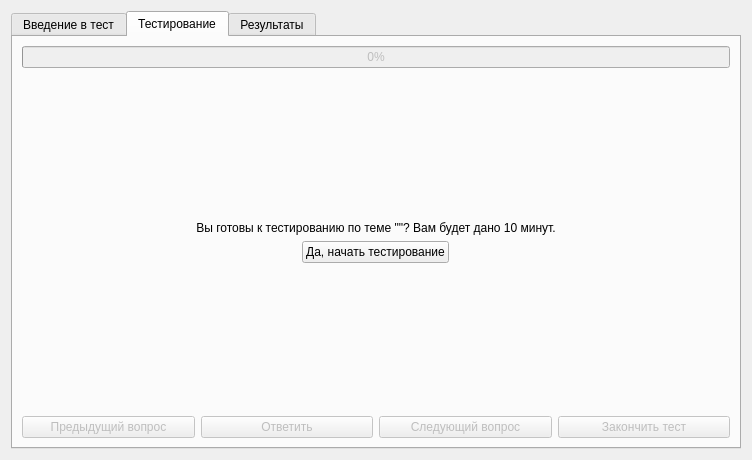
<?xml version="1.0" encoding="UTF-8"?>
<ui version="4.0">
 <class>Test_widget</class>
 <widget class="QWidget" name="Test_widget">
  <property name="geometry">
   <rect>
    <x>0</x>
    <y>0</y>
    <width>752</width>
    <height>460</height>
   </rect>
  </property>
  <property name="sizePolicy">
   <sizepolicy hsizetype="Fixed" vsizetype="Fixed">
    <horstretch>0</horstretch>
    <verstretch>0</verstretch>
   </sizepolicy>
  </property>
  <property name="windowTitle">
   <string>Тестирование</string>
  </property>
  <layout class="QVBoxLayout" name="verticalLayout_13">
   <property name="sizeConstraint">
    <enum>QLayout::SetMaximumSize</enum>
   </property>
   <item>
    <layout class="QHBoxLayout" name="horizontalLayout_8">
     <item>
      <widget class="QTabWidget" name="tabWidget">
       <property name="currentIndex">
        <number>1</number>
       </property>
       <widget class="QWidget" name="info">
        <attribute name="title">
         <string>Введение в тест</string>
        </attribute>
        <layout class="QVBoxLayout" name="verticalLayout_2" stretch="0">
         <property name="sizeConstraint">
          <enum>QLayout::SetNoConstraint</enum>
         </property>
         <item>
          <layout class="QVBoxLayout" name="verticalLayout">
           <item>
            <spacer name="verticalSpacer">
             <property name="orientation">
              <enum>Qt::Vertical</enum>
             </property>
             <property name="sizeHint" stdset="0">
              <size>
               <width>20</width>
               <height>40</height>
              </size>
             </property>
            </spacer>
           </item>
           <item>
            <widget class="QLabel" name="label">
             <property name="text">
              <string>Вам предложено пройти тест, состоящий из  вопросов. Время на прохождение: 10 минут. По окончании тестирования можно просмотреть свой результат в 3-ей вкладке. Вопросы в тесте могут быть четырех видов: выбор одного ответа из четырех, выбор нескольких ответов из четырех, вписать ответ на вопрос, установить соответствие.</string>
             </property>
             <property name="alignment">
              <set>Qt::AlignBottom|Qt::AlignHCenter</set>
             </property>
             <property name="wordWrap">
              <bool>true</bool>
             </property>
            </widget>
           </item>
           <item>
            <layout class="QHBoxLayout" name="horizontalLayout">
             <item>
              <spacer name="horizontalSpacer_11">
               <property name="orientation">
                <enum>Qt::Horizontal</enum>
               </property>
               <property name="sizeHint" stdset="0">
                <size>
                 <width>40</width>
                 <height>20</height>
                </size>
               </property>
              </spacer>
             </item>
             <item>
              <widget class="QPushButton" name="to_test">
               <property name="sizePolicy">
                <sizepolicy hsizetype="Fixed" vsizetype="Fixed">
                 <horstretch>0</horstretch>
                 <verstretch>0</verstretch>
                </sizepolicy>
               </property>
               <property name="text">
                <string>Перейти к тестированию</string>
               </property>
              </widget>
             </item>
             <item>
              <widget class="QPushButton" name="back">
               <property name="sizePolicy">
                <sizepolicy hsizetype="Fixed" vsizetype="Fixed">
                 <horstretch>0</horstretch>
                 <verstretch>0</verstretch>
                </sizepolicy>
               </property>
               <property name="text">
                <string>Назад к списку Паттернов</string>
               </property>
              </widget>
             </item>
             <item>
              <spacer name="horizontalSpacer_12">
               <property name="orientation">
                <enum>Qt::Horizontal</enum>
               </property>
               <property name="sizeHint" stdset="0">
                <size>
                 <width>40</width>
                 <height>20</height>
                </size>
               </property>
              </spacer>
             </item>
            </layout>
           </item>
           <item>
            <spacer name="verticalSpacer_2">
             <property name="orientation">
              <enum>Qt::Vertical</enum>
             </property>
             <property name="sizeHint" stdset="0">
              <size>
               <width>20</width>
               <height>40</height>
              </size>
             </property>
            </spacer>
           </item>
          </layout>
         </item>
        </layout>
       </widget>
       <widget class="QWidget" name="testing">
        <attribute name="title">
         <string>Тестирование</string>
        </attribute>
        <layout class="QVBoxLayout" name="verticalLayout_5">
         <item>
          <widget class="QProgressBar" name="progress_bar">
           <property name="enabled">
            <bool>false</bool>
           </property>
           <property name="value">
            <number>0</number>
           </property>
           <property name="textVisible">
            <bool>true</bool>
           </property>
          </widget>
         </item>
         <item>
          <widget class="QStackedWidget" name="type_answers">
           <property name="currentIndex">
            <number>0</number>
           </property>
           <widget class="QWidget" name="start_test">
            <layout class="QVBoxLayout" name="verticalLayout_8">
             <item>
              <layout class="QVBoxLayout" name="verticalLayout_7">
               <item>
                <spacer name="verticalSpacer_6">
                 <property name="orientation">
                  <enum>Qt::Vertical</enum>
                 </property>
                 <property name="sizeHint" stdset="0">
                  <size>
                   <width>20</width>
                   <height>40</height>
                  </size>
                 </property>
                </spacer>
               </item>
               <item>
                <widget class="QLabel" name="label_2">
                 <property name="text">
                  <string>Вы готовы к тестированию по теме &quot;&quot;? Вам будет дано 10 минут.</string>
                 </property>
                 <property name="alignment">
                  <set>Qt::AlignBottom|Qt::AlignHCenter</set>
                 </property>
                 <property name="wordWrap">
                  <bool>true</bool>
                 </property>
                </widget>
               </item>
               <item>
                <layout class="QHBoxLayout" name="horizontalLayout_4">
                 <item>
                  <widget class="QPushButton" name="start_testing">
                   <property name="sizePolicy">
                    <sizepolicy hsizetype="Fixed" vsizetype="Fixed">
                     <horstretch>0</horstretch>
                     <verstretch>0</verstretch>
                    </sizepolicy>
                   </property>
                   <property name="text">
                    <string>Да, начать тестирование</string>
                   </property>
                  </widget>
                 </item>
                </layout>
               </item>
               <item>
                <spacer name="verticalSpacer_7">
                 <property name="orientation">
                  <enum>Qt::Vertical</enum>
                 </property>
                 <property name="sizeHint" stdset="0">
                  <size>
                   <width>20</width>
                   <height>40</height>
                  </size>
                 </property>
                </spacer>
               </item>
              </layout>
             </item>
            </layout>
           </widget>
           <widget class="QWidget" name="one_of_four">
            <layout class="QVBoxLayout" name="verticalLayout_6" stretch="0,0,0,0,0,0">
             <item>
              <spacer name="verticalSpacer_5">
               <property name="orientation">
                <enum>Qt::Vertical</enum>
               </property>
               <property name="sizeHint" stdset="0">
                <size>
                 <width>20</width>
                 <height>40</height>
                </size>
               </property>
              </spacer>
             </item>
             <item>
              <widget class="QLabel" name="question">
               <property name="text">
                <string>Содержание вопроса</string>
               </property>
               <property name="alignment">
                <set>Qt::AlignCenter</set>
               </property>
               <property name="wordWrap">
                <bool>true</bool>
               </property>
              </widget>
             </item>
             <item>
              <widget class="Line" name="line">
               <property name="orientation">
                <enum>Qt::Horizontal</enum>
               </property>
              </widget>
             </item>
             <item>
              <spacer name="verticalSpacer_4">
               <property name="orientation">
                <enum>Qt::Vertical</enum>
               </property>
               <property name="sizeHint" stdset="0">
                <size>
                 <width>20</width>
                 <height>40</height>
                </size>
               </property>
              </spacer>
             </item>
             <item>
              <layout class="QHBoxLayout" name="horizontalLayout_3">
               <item>
                <spacer name="horizontalSpacer">
                 <property name="orientation">
                  <enum>Qt::Horizontal</enum>
                 </property>
                 <property name="sizeHint" stdset="0">
                  <size>
                   <width>40</width>
                   <height>20</height>
                  </size>
                 </property>
                </spacer>
               </item>
               <item>
                <layout class="QGridLayout" name="gridLayout">
                 <item row="0" column="1">
                  <widget class="QRadioButton" name="answer3">
                   <property name="text">
                    <string>Ответ3</string>
                   </property>
                   <property name="autoExclusive">
                    <bool>false</bool>
                   </property>
                  </widget>
                 </item>
                 <item row="0" column="0">
                  <widget class="QRadioButton" name="answer1">
                   <property name="text">
                    <string>Ответ1</string>
                   </property>
                   <property name="autoExclusive">
                    <bool>false</bool>
                   </property>
                  </widget>
                 </item>
                 <item row="1" column="0">
                  <widget class="QRadioButton" name="answer2">
                   <property name="text">
                    <string>Ответ2</string>
                   </property>
                   <property name="autoExclusive">
                    <bool>false</bool>
                   </property>
                  </widget>
                 </item>
                 <item row="1" column="1">
                  <widget class="QRadioButton" name="answer4">
                   <property name="text">
                    <string>Ответ4</string>
                   </property>
                   <property name="autoExclusive">
                    <bool>false</bool>
                   </property>
                  </widget>
                 </item>
                </layout>
               </item>
               <item>
                <spacer name="horizontalSpacer_2">
                 <property name="orientation">
                  <enum>Qt::Horizontal</enum>
                 </property>
                 <property name="sizeHint" stdset="0">
                  <size>
                   <width>40</width>
                   <height>20</height>
                  </size>
                 </property>
                </spacer>
               </item>
              </layout>
             </item>
             <item>
              <spacer name="verticalSpacer_3">
               <property name="orientation">
                <enum>Qt::Vertical</enum>
               </property>
               <property name="sizeHint" stdset="0">
                <size>
                 <width>20</width>
                 <height>40</height>
                </size>
               </property>
              </spacer>
             </item>
            </layout>
           </widget>
           <widget class="QWidget" name="some_of_four">
            <layout class="QVBoxLayout" name="verticalLayout_9">
             <item>
              <spacer name="verticalSpacer_10">
               <property name="orientation">
                <enum>Qt::Vertical</enum>
               </property>
               <property name="sizeHint" stdset="0">
                <size>
                 <width>20</width>
                 <height>40</height>
                </size>
               </property>
              </spacer>
             </item>
             <item>
              <widget class="QLabel" name="question_2">
               <property name="text">
                <string>Содержание вопроса</string>
               </property>
               <property name="alignment">
                <set>Qt::AlignCenter</set>
               </property>
               <property name="wordWrap">
                <bool>true</bool>
               </property>
              </widget>
             </item>
             <item>
              <widget class="Line" name="line_2">
               <property name="orientation">
                <enum>Qt::Horizontal</enum>
               </property>
              </widget>
             </item>
             <item>
              <spacer name="verticalSpacer_9">
               <property name="orientation">
                <enum>Qt::Vertical</enum>
               </property>
               <property name="sizeHint" stdset="0">
                <size>
                 <width>20</width>
                 <height>40</height>
                </size>
               </property>
              </spacer>
             </item>
             <item>
              <layout class="QHBoxLayout" name="horizontalLayout_5">
               <item>
                <spacer name="horizontalSpacer_4">
                 <property name="orientation">
                  <enum>Qt::Horizontal</enum>
                 </property>
                 <property name="sizeHint" stdset="0">
                  <size>
                   <width>40</width>
                   <height>20</height>
                  </size>
                 </property>
                </spacer>
               </item>
               <item>
                <layout class="QGridLayout" name="gridLayout_4">
                 <item row="0" column="0">
                  <widget class="QCheckBox" name="answer1_2">
                   <property name="text">
                    <string>Ответ1</string>
                   </property>
                  </widget>
                 </item>
                 <item row="0" column="1">
                  <widget class="QCheckBox" name="answer3_2">
                   <property name="text">
                    <string>Ответ3</string>
                   </property>
                  </widget>
                 </item>
                 <item row="1" column="0">
                  <widget class="QCheckBox" name="answer2_2">
                   <property name="text">
                    <string>Ответ2</string>
                   </property>
                  </widget>
                 </item>
                 <item row="1" column="1">
                  <widget class="QCheckBox" name="answer4_2">
                   <property name="text">
                    <string>Ответ4</string>
                   </property>
                  </widget>
                 </item>
                </layout>
               </item>
               <item>
                <spacer name="horizontalSpacer_3">
                 <property name="orientation">
                  <enum>Qt::Horizontal</enum>
                 </property>
                 <property name="sizeHint" stdset="0">
                  <size>
                   <width>40</width>
                   <height>20</height>
                  </size>
                 </property>
                </spacer>
               </item>
              </layout>
             </item>
             <item>
              <spacer name="verticalSpacer_8">
               <property name="orientation">
                <enum>Qt::Vertical</enum>
               </property>
               <property name="sizeHint" stdset="0">
                <size>
                 <width>20</width>
                 <height>40</height>
                </size>
               </property>
              </spacer>
             </item>
            </layout>
           </widget>
           <widget class="QWidget" name="write_answer">
            <layout class="QVBoxLayout" name="verticalLayout_10">
             <item>
              <spacer name="verticalSpacer_13">
               <property name="orientation">
                <enum>Qt::Vertical</enum>
               </property>
               <property name="sizeHint" stdset="0">
                <size>
                 <width>20</width>
                 <height>40</height>
                </size>
               </property>
              </spacer>
             </item>
             <item>
              <widget class="QLabel" name="question_3">
               <property name="text">
                <string>Содержание вопроса</string>
               </property>
               <property name="alignment">
                <set>Qt::AlignCenter</set>
               </property>
               <property name="wordWrap">
                <bool>true</bool>
               </property>
              </widget>
             </item>
             <item>
              <widget class="Line" name="line_3">
               <property name="orientation">
                <enum>Qt::Horizontal</enum>
               </property>
              </widget>
             </item>
             <item>
              <spacer name="verticalSpacer_12">
               <property name="orientation">
                <enum>Qt::Vertical</enum>
               </property>
               <property name="sizeHint" stdset="0">
                <size>
                 <width>20</width>
                 <height>40</height>
                </size>
               </property>
              </spacer>
             </item>
             <item>
              <layout class="QHBoxLayout" name="horizontalLayout_6">
               <item>
                <spacer name="horizontalSpacer_5">
                 <property name="orientation">
                  <enum>Qt::Horizontal</enum>
                 </property>
                 <property name="sizeHint" stdset="0">
                  <size>
                   <width>40</width>
                   <height>20</height>
                  </size>
                 </property>
                </spacer>
               </item>
               <item>
                <widget class="QLineEdit" name="answer">
                 <property name="toolTip">
                  <string>&lt;html&gt;&lt;head/&gt;&lt;body&gt;&lt;p&gt;Введите ответ на вопрос&lt;/p&gt;&lt;/body&gt;&lt;/html&gt;</string>
                 </property>
                 <property name="whatsThis">
                  <string>&lt;html&gt;&lt;head/&gt;&lt;body&gt;&lt;p&gt;кауыа&lt;/p&gt;&lt;/body&gt;&lt;/html&gt;</string>
                 </property>
                </widget>
               </item>
               <item>
                <spacer name="horizontalSpacer_6">
                 <property name="orientation">
                  <enum>Qt::Horizontal</enum>
                 </property>
                 <property name="sizeHint" stdset="0">
                  <size>
                   <width>40</width>
                   <height>20</height>
                  </size>
                 </property>
                </spacer>
               </item>
              </layout>
             </item>
             <item>
              <spacer name="verticalSpacer_11">
               <property name="orientation">
                <enum>Qt::Vertical</enum>
               </property>
               <property name="sizeHint" stdset="0">
                <size>
                 <width>20</width>
                 <height>40</height>
                </size>
               </property>
              </spacer>
             </item>
            </layout>
           </widget>
           <widget class="QWidget" name="installation_of_correspondence">
            <layout class="QVBoxLayout" name="verticalLayout_11">
             <item>
              <spacer name="verticalSpacer_16">
               <property name="orientation">
                <enum>Qt::Vertical</enum>
               </property>
               <property name="sizeHint" stdset="0">
                <size>
                 <width>20</width>
                 <height>40</height>
                </size>
               </property>
              </spacer>
             </item>
             <item>
              <widget class="QLabel" name="question_4">
               <property name="text">
                <string>Содержание вопроса</string>
               </property>
               <property name="alignment">
                <set>Qt::AlignCenter</set>
               </property>
               <property name="wordWrap">
                <bool>true</bool>
               </property>
              </widget>
             </item>
             <item>
              <widget class="Line" name="line_4">
               <property name="orientation">
                <enum>Qt::Horizontal</enum>
               </property>
              </widget>
             </item>
             <item>
              <spacer name="verticalSpacer_15">
               <property name="orientation">
                <enum>Qt::Vertical</enum>
               </property>
               <property name="sizeHint" stdset="0">
                <size>
                 <width>20</width>
                 <height>40</height>
                </size>
               </property>
              </spacer>
             </item>
             <item>
              <layout class="QHBoxLayout" name="horizontalLayout_7">
               <item>
                <spacer name="horizontalSpacer_7">
                 <property name="orientation">
                  <enum>Qt::Horizontal</enum>
                 </property>
                 <property name="sizeHint" stdset="0">
                  <size>
                   <width>40</width>
                   <height>20</height>
                  </size>
                 </property>
                </spacer>
               </item>
               <item>
                <layout class="QGridLayout" name="gridLayout_5">
                 <item row="1" column="1">
                  <widget class="QComboBox" name="combo2"/>
                 </item>
                 <item row="0" column="0">
                  <widget class="QLabel" name="text1">
                   <property name="text">
                    <string>Соотнес.1</string>
                   </property>
                  </widget>
                 </item>
                 <item row="2" column="1">
                  <widget class="QComboBox" name="combo3"/>
                 </item>
                 <item row="1" column="0">
                  <widget class="QLabel" name="text2">
                   <property name="text">
                    <string>Соотнес. 2</string>
                   </property>
                  </widget>
                 </item>
                 <item row="2" column="0">
                  <widget class="QLabel" name="text3">
                   <property name="text">
                    <string>Соотнес. 3</string>
                   </property>
                  </widget>
                 </item>
                 <item row="0" column="1">
                  <widget class="QComboBox" name="combo1"/>
                 </item>
                 <item row="3" column="0">
                  <widget class="QLabel" name="text4">
                   <property name="text">
                    <string>Соотнес. 4</string>
                   </property>
                  </widget>
                 </item>
                 <item row="3" column="1">
                  <widget class="QComboBox" name="combo4"/>
                 </item>
                </layout>
               </item>
               <item>
                <spacer name="horizontalSpacer_8">
                 <property name="orientation">
                  <enum>Qt::Horizontal</enum>
                 </property>
                 <property name="sizeHint" stdset="0">
                  <size>
                   <width>40</width>
                   <height>20</height>
                  </size>
                 </property>
                </spacer>
               </item>
              </layout>
             </item>
             <item>
              <spacer name="verticalSpacer_14">
               <property name="orientation">
                <enum>Qt::Vertical</enum>
               </property>
               <property name="sizeHint" stdset="0">
                <size>
                 <width>20</width>
                 <height>40</height>
                </size>
               </property>
              </spacer>
             </item>
            </layout>
           </widget>
          </widget>
         </item>
         <item>
          <layout class="QGridLayout" name="gridLayout_2">
           <item row="0" column="0">
            <widget class="QPushButton" name="prev_button">
             <property name="enabled">
              <bool>false</bool>
             </property>
             <property name="sizePolicy">
              <sizepolicy hsizetype="Minimum" vsizetype="Fixed">
               <horstretch>0</horstretch>
               <verstretch>0</verstretch>
              </sizepolicy>
             </property>
             <property name="text">
              <string>Предыдущий вопрос</string>
             </property>
            </widget>
           </item>
           <item row="0" column="1">
            <widget class="QPushButton" name="check_button">
             <property name="enabled">
              <bool>false</bool>
             </property>
             <property name="text">
              <string>Ответить</string>
             </property>
            </widget>
           </item>
           <item row="0" column="2">
            <widget class="QPushButton" name="next_button">
             <property name="enabled">
              <bool>false</bool>
             </property>
             <property name="text">
              <string>Следующий вопрос</string>
             </property>
            </widget>
           </item>
           <item row="0" column="3">
            <widget class="QPushButton" name="done">
             <property name="enabled">
              <bool>false</bool>
             </property>
             <property name="text">
              <string>Закончить тест</string>
             </property>
            </widget>
           </item>
          </layout>
         </item>
        </layout>
       </widget>
       <widget class="QWidget" name="result">
        <attribute name="title">
         <string>Результаты</string>
        </attribute>
        <layout class="QVBoxLayout" name="verticalLayout_3">
         <item>
          <widget class="QStackedWidget" name="result_stacked_widget">
           <property name="currentIndex">
            <number>0</number>
           </property>
           <widget class="QWidget" name="to_show_2">
            <layout class="QHBoxLayout" name="horizontalLayout_2">
             <item>
              <spacer name="horizontalSpacer_9">
               <property name="orientation">
                <enum>Qt::Horizontal</enum>
               </property>
               <property name="sizeHint" stdset="0">
                <size>
                 <width>40</width>
                 <height>20</height>
                </size>
               </property>
              </spacer>
             </item>
             <item>
              <widget class="QPushButton" name="to_show">
               <property name="text">
                <string>Просмотр результатов</string>
               </property>
              </widget>
             </item>
             <item>
              <widget class="QPushButton" name="back2">
               <property name="text">
                <string>Назад к списку Паттернов</string>
               </property>
              </widget>
             </item>
             <item>
              <spacer name="horizontalSpacer_10">
               <property name="orientation">
                <enum>Qt::Horizontal</enum>
               </property>
               <property name="sizeHint" stdset="0">
                <size>
                 <width>40</width>
                 <height>20</height>
                </size>
               </property>
              </spacer>
             </item>
            </layout>
           </widget>
           <widget class="QWidget" name="show">
            <layout class="QVBoxLayout" name="verticalLayout_12">
             <item>
              <widget class="QScrollArea" name="scrollArea">
               <property name="widgetResizable">
                <bool>true</bool>
               </property>
               <widget class="QWidget" name="scrollAreaWidgetContents">
                <property name="geometry">
                 <rect>
                  <x>0</x>
                  <y>0</y>
                  <width>688</width>
                  <height>345</height>
                 </rect>
                </property>
                <layout class="QVBoxLayout" name="verticalLayout_4">
                 <item>
                  <layout class="QVBoxLayout" name="layout_show"/>
                 </item>
                </layout>
               </widget>
              </widget>
             </item>
             <item>
              <layout class="QHBoxLayout" name="horizontalLayout_9">
               <item>
                <spacer name="horizontalSpacer_13">
                 <property name="orientation">
                  <enum>Qt::Horizontal</enum>
                 </property>
                 <property name="sizeHint" stdset="0">
                  <size>
                   <width>40</width>
                   <height>20</height>
                  </size>
                 </property>
                </spacer>
               </item>
               <item>
                <widget class="QPushButton" name="back_to_show">
                 <property name="text">
                  <string>Назад</string>
                 </property>
                </widget>
               </item>
              </layout>
             </item>
            </layout>
           </widget>
          </widget>
         </item>
        </layout>
       </widget>
      </widget>
     </item>
    </layout>
   </item>
  </layout>
 </widget>
 <resources/>
 <connections/>
</ui>
